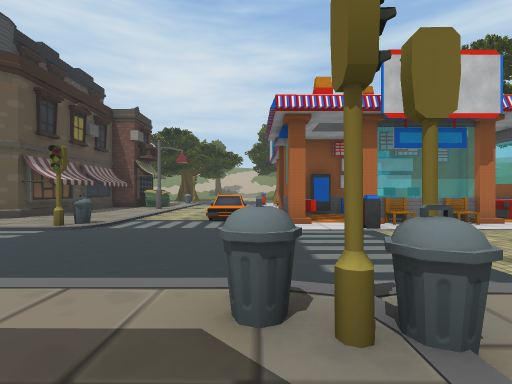
view 1 (above)

12 first-person views from a walk through a 3-D level made in the Unity game engine. The camera is 1.3 m above the floor, looks level and sees 85° across. The floor is counted in squares, 2 m on a side. Each view is taken from the middle of a square. On the plan, view 1 faces up. The plan holds only what a view shows up to about 9 squares ahead; the rest is blank. The place goes on beyond the plan. Some trees and plants on the terrain are drawn as simple stand-ins. The player character is not drawn. Some animated figures are not drawn. Some surface patterns are stand-ins.

view 2
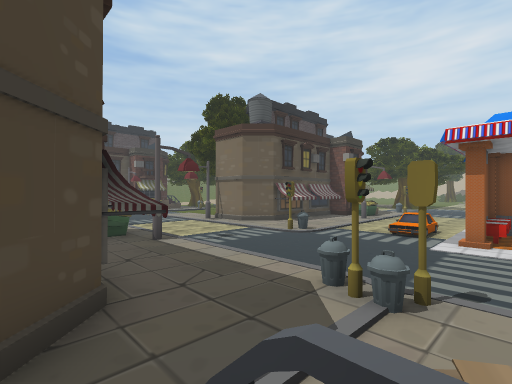

view 3
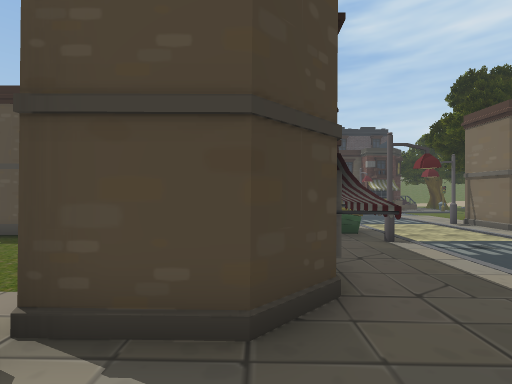

view 4
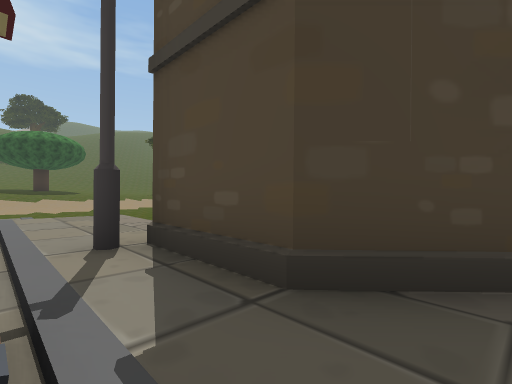

view 5
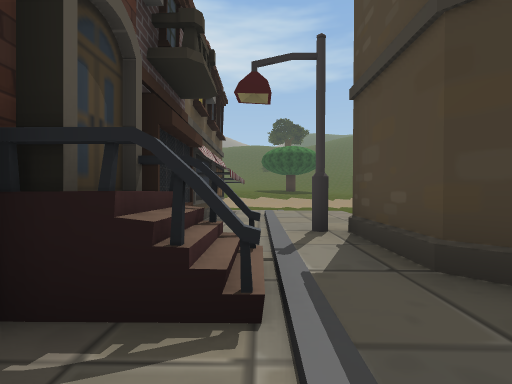

view 6
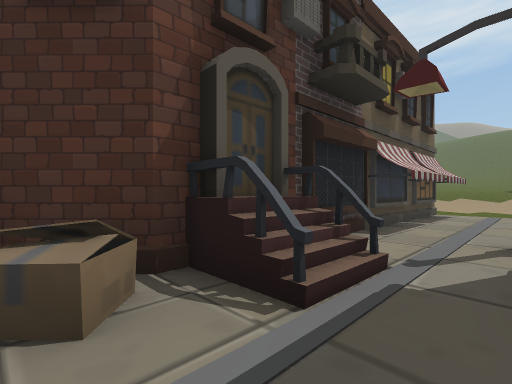

view 7
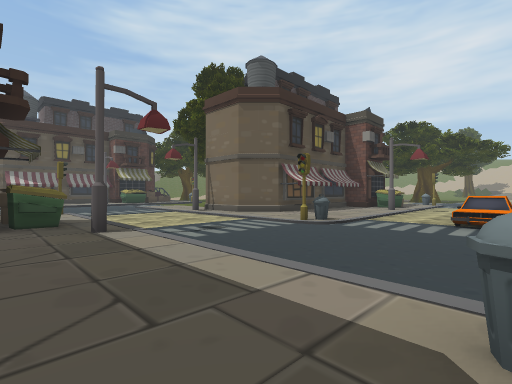

view 8
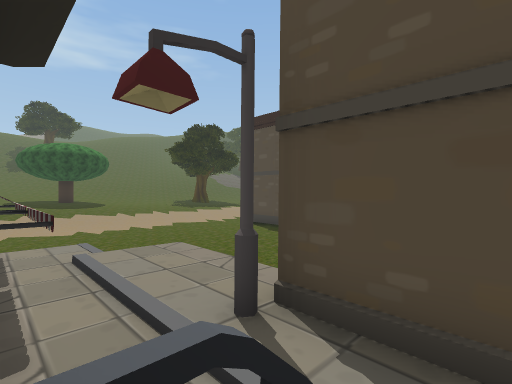

view 9
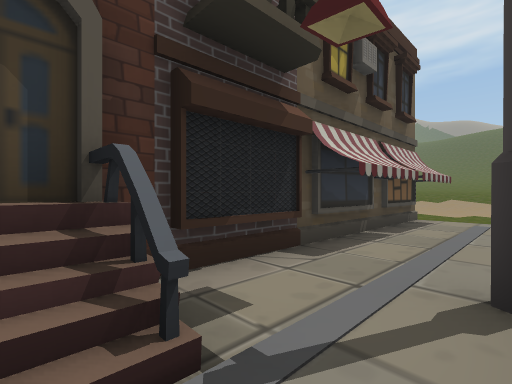

view 10
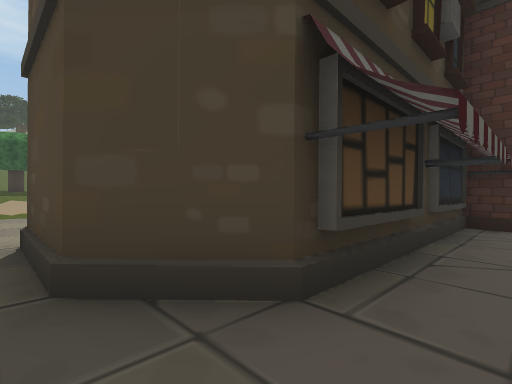

view 11
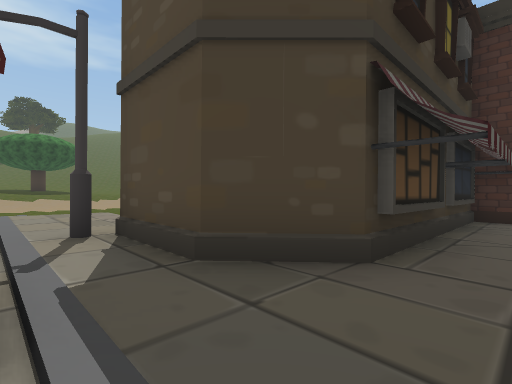

view 12
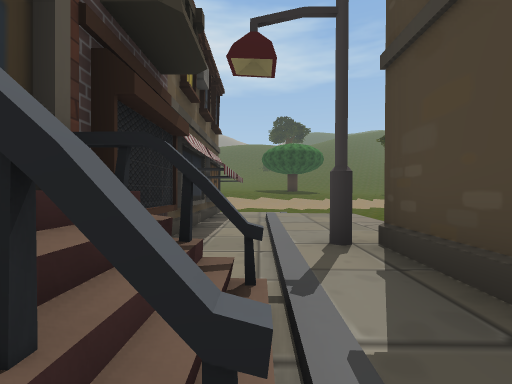

### Floor plan
Key: @ floor where view 1 was taken; # wall or solid block; . main floor; : floor 0.25 m higher than the main floor; + floor 1.5 m higher than the main floor; / step, stairs or slope; = window, fence, low wall or low ledge; ^ raised ledge; C car; H chair; U dumpster.
Columns run from 10 left of view 1 to 3 right of it. Each row starts with its distance up from view 1.
 10        ..
  9    #:::.. .#
  8    ##::..C.#=
  7    #:::....##H
  6    :::#..... .
  5   ............
  4  .............
  3 ..............
  2 :::://////=#/
  1    U:#::::##:
  0   ##::::: @/^#
 -1    ######::/:#
 -2         ##:/+#
 -3          ##/:#
 -4           #/##
 -5         .::/##
 -6        ..::/:#
 -7       ...::/##
 -8      ....//::#
 -9    =....../:##
-10    =   ...//#
-11         .....
-12          ....
-13           ...

Positions as (right, up) in squares from view 1, and headings:
1: (0, 0), facing up
2: (2, -2), facing up-left
3: (2, -2), facing left
4: (1, -1), facing down-left
5: (1, 0), facing down
6: (0, 0), facing down-right
7: (0, 0), facing up-left
8: (2, -2), facing down-left
9: (0, -2), facing down-right
10: (0, 0), facing down-left
11: (1, 0), facing down-left
12: (1, -1), facing down
